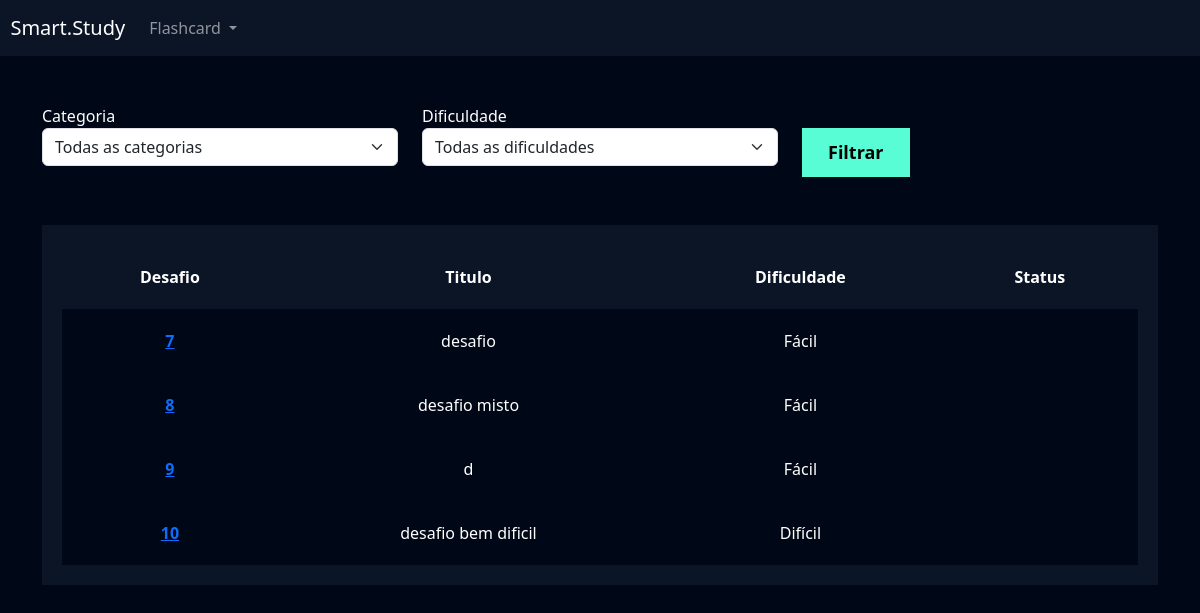
Page /flashcard/listar_desafio/ (signed in) on the committed database.
### flashcard/models.py (models this page shows, shortened)
class Desafio(models.Model):
    user = models.ForeignKey(User, on_delete=models.DO_NOTHING)
    titulo = models.CharField(max_length=100)
    categoria = models.ManyToManyField(Categoria)
    quantidade_perguntas = models.IntegerField()
    dificuldade = models.CharField(
        max_length=1, choices=Flashcard.DIFICULDADE_CHOICES
    )
    flashcards = models.ManyToManyField(FlashcardDesafio)

### flashcard/views.py (the view)
# urls.py: path('listar_desafio/', views.listar_desafio, name='listar_desafio'),
def listar_desafio(request):
    desafios = Desafio.objects.filter(user=request.user)
    return render( request, 'listar_desafio.html', { 'desafios': desafios,},)

### flashcard/templates/listar_desafio.html (shortened to what this page needs)
{% extends "base.html" %}
{% load static %}
{% block 'cabecalho' %}
    <link href="{% static 'usuarios/css/cadastro.css' %}" rel="stylesheet">
    <link href="{% static 'flashcard/css/novo_flashcard.css' %}" rel="stylesheet">
    <link href="{% static 'flashcard/css/iniciar_desafio.css' %}" rel="stylesheet">
    <link href="{% static 'flashcard/css/desafio.css' %}" rel="stylesheet">
    <link href='https://unpkg.com/boxicons@2.1.4/css/boxicons.min.css' rel='stylesheet'>
{% endblock 'cabecalho' %}
{% block 'conteudo' %}
    {% include "partials/header.html" %}
    <div class="container">
        <br>
        <br>
        <div class="row">
            <div class="col-md">
                <form action="" method="GET">
                <label for="">Categoria</label>
                <select name="categoria" id="" class="form-select">
                    <option value="">Todas as categorias</option>
                </select>
            </div>
            <div class="col-md">
                <label for="">Dificuldade</label>
                <select name="dificuldade" id="" class="form-select">
                    <option value="">Todas as dificuldades</option>
                </select>
            </div>
            <div class="col-md">
                <br>
                <input type="submit" value="Filtrar" class="btn-cadastro">
            </div>
        </div>
        <br>
        <br>
        <div class="box-listar">
            <table>
                <thead>
                  <tr>
                    <th scope="col">Desafio</th>
                    <th scope="col">Titulo</th>
                    <th scope="col">Dificuldade</th>
                    <th scope="col">Status</th>
                  </tr>
                </thead>
                <tbody>
                    {% for desafio in desafios %}
                        <tr class="linha">
                            <th><a href="{% url 'desafio' desafio.id %}">{{desafio.id}}</a></th>
                            <td>{{desafio.titulo}}</td>
                            <td>{{desafio.get_dificuldade_display}}</td>
                            <td>{{desafio.status}}</td>
                        </tr>
                  {% endfor %}
                </tbody>
              </table>
        </div>
    </div>
{% endblock 'conteudo' %}

### templates/static/geral/css/base.css (style rules this page uses)
:root { --main-color: #0b1526; --dark-color: #000716; --secondary-dark-color: rgb(15, 2, 26); --light-color: #00c1f3; --contrast-color: #f4c96b; --differential-color: #58fcd5; }
body { background-color: var(--dark-color) !important; color: white !important; }

### templates/static/usuarios/css/cadastro.css (style rules this page uses)
* { margin: 0; padding: 0; }
.btn-cadastro { padding: 10px; background-color: #58fcd5; border: none; border: 1px solid #58fcd5; font-size: 18px; font-weight: bold; padding-left: 25px; padding-right: 25px; }

### templates/static/flashcard/css/desafio.css (style rules this page uses)
.box-listar { background-color: #0b1526; padding: 20px; }
table { width: 100%; padding: 20px; text-align: center; }
.linha { height: 40px; background-color: var(--dark-color); padding: 20px; }
td, th { padding: 20px; }
tr { background-color: var(--main-color); }

### rows in the picture
Desafio: id "7", titulo "desafio", dificuldade "Fácil"
Desafio: id "8", titulo "desafio misto", dificuldade "Fácil"
Desafio: id "9", titulo "d", dificuldade "Fácil"
Desafio: id "10", titulo "desafio bem dificil", dificuldade "Difícil"
